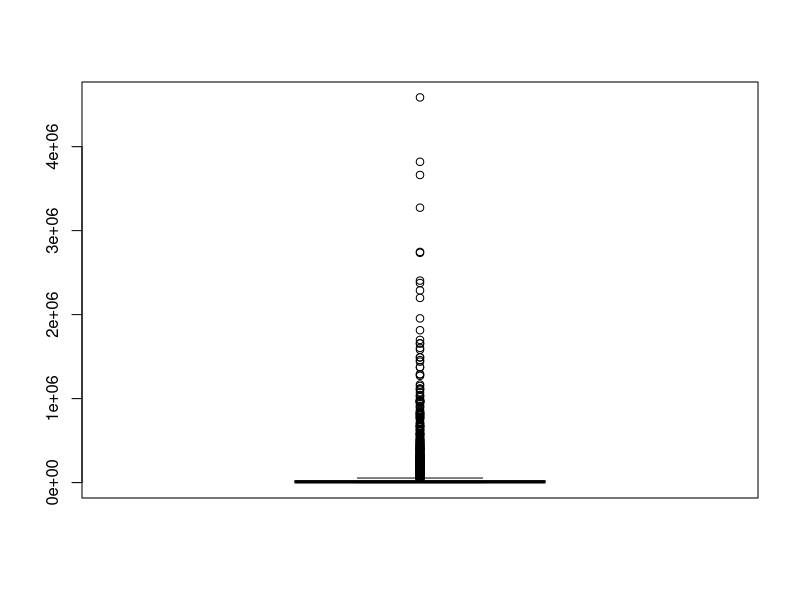
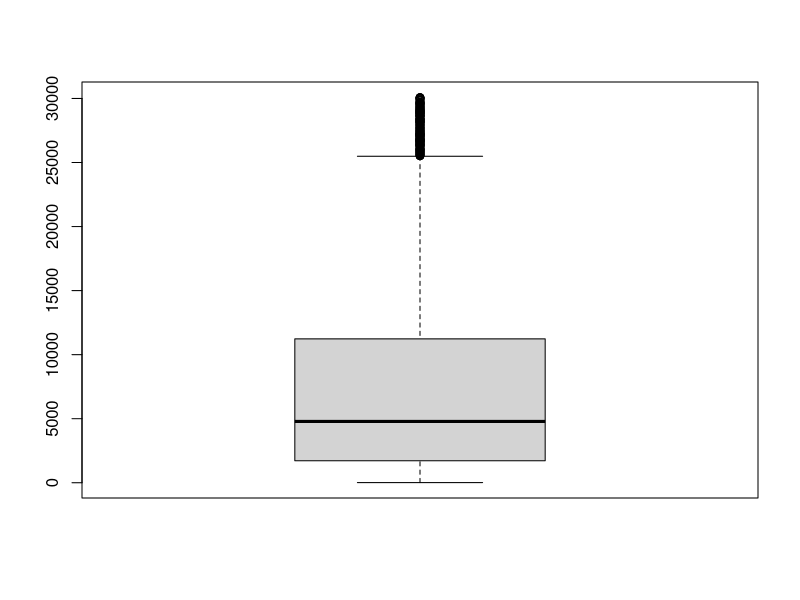
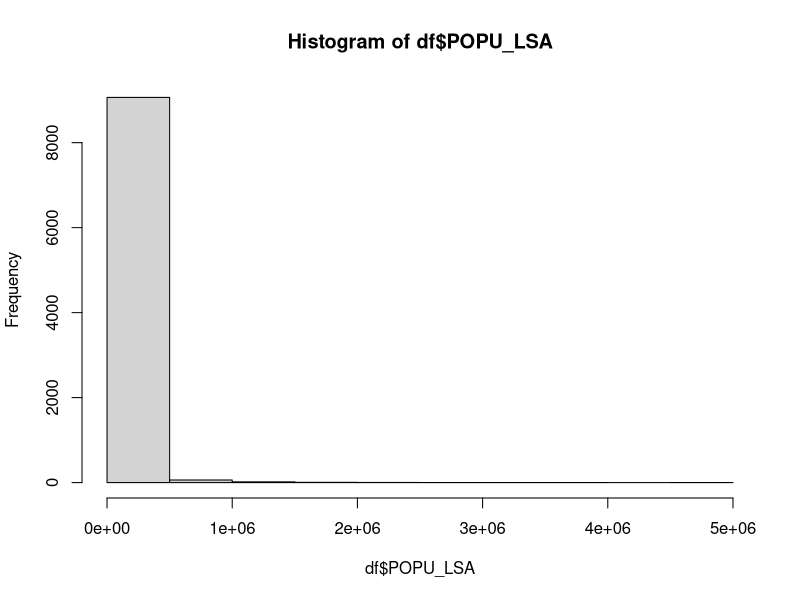
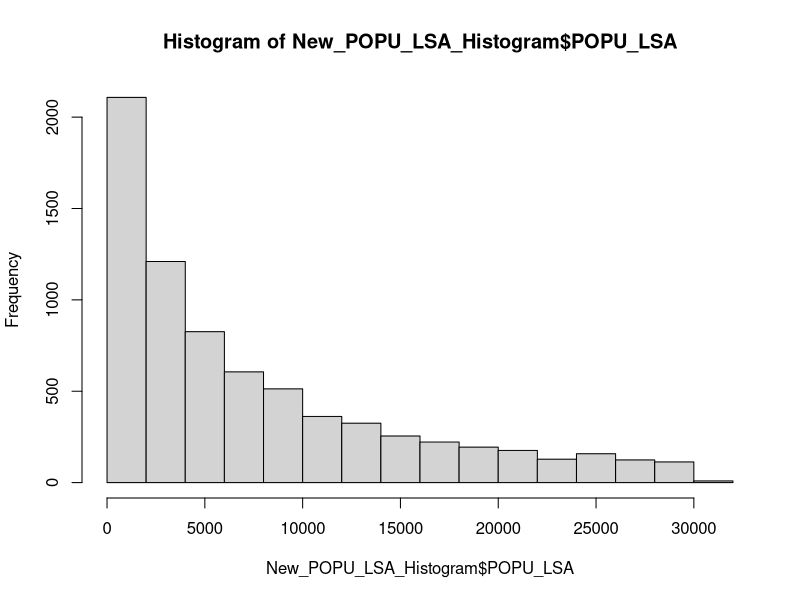

Here is the R script that generated these plots, in order:
## ---- chunk 1
knitr::opts_chunk$set(echo = TRUE)
library(tidyverse)
df <- read.csv("CleanedDf.csv")
## ---- chunk 2
summary(df)
## ---- chunk 3
head(df)
## ---- chunk 4
ncol(df)
nrow(df)
## ---- chunk 5
POPU_LSA_BoxPlot <- boxplot(df$POPU_LSA)
POPU_LSA_BoxPlot
## ---- chunk 6
df <- df %>%
  mutate(limit = ntile(POPU_LSA, 10)) %>% 
  mutate(limitMarker = case_when(
    limit == 10 ~ "Up90",
    limit == 9 ~ "80to90",
    limit == 8 ~ "70to80",
    limit == 7 ~ "60to70",
    limit == 6 ~ "50to60",
    limit == 5 ~ "40to50",
    limit == 4 ~ "30to40",
    limit == 3 ~ "20to30",
    limit == 2 ~ "10to20",
    limit == 1 ~ "Down10"
  ))
## ---- chunk 7
New_POPU_LSA_BoxPlot <- df %>% filter(!(limitMarker %in% c("Up90", "80to90")))

New_POPU_LSA_BoxPlot <- boxplot(New_POPU_LSA_BoxPlot$POPU_LSA)

New_POPU_LSA_BoxPlot
## ---- chunk 8
POPU_LSA_Histogram <- hist(df$POPU_LSA)
POPU_LSA_Histogram
## ---- chunk 9
New_POPU_LSA_Histogram <- df %>% filter(!(limitMarker %in% c("Up90", "80to90")))
New_POPU_LSA_Histogram <- hist(New_POPU_LSA_Histogram$POPU_LSA)
